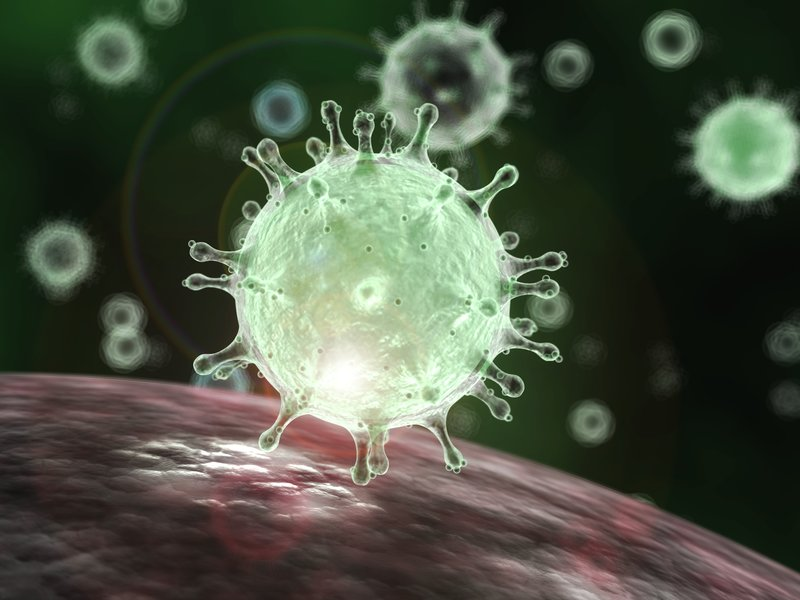
#> input picture assignment_3/images/COVID-19.jpg, 800 x 600 px, found by its file name
$ python image_creator.py
#> lines starting #> are read from the running program, lines starting #| are printed output that depends on the picture
import cv2 as cv
import numpy as np
from random import randint as rand

im_folder = 'images\\'


def read_images():
    # 800x600 (source img)
    a_img = cv.imread(im_folder + 'COVID-19.jpg')
#> a_img is the input picture: shape (600, 800, 3); mean B, G, R 65.9, 81.7, 74.3

    # 400x300
    b_img = cv.resize(a_img, (a_img.shape[1] // 2, a_img.shape[0] // 2))

    # 200x150
    c_img = cv.resize(a_img, (a_img.shape[1] // 4, a_img.shape[0] // 4))
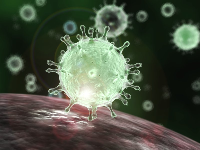
#> c_img: shape (150, 200, 3); mean B, G, R 66, 81.8, 74.4
    d_img = cv.resize(a_img, (a_img.shape[1] // 4, a_img.shape[0] // 4))
    e_img = cv.resize(a_img, (a_img.shape[1] // 4, a_img.shape[0] // 4))
    f_img = cv.resize(a_img, (a_img.shape[1] // 4, a_img.shape[0] // 4))

    return a_img, b_img, c_img, d_img, e_img, f_img


def apply_canny(image):
    edges = cv.Canny(image, 100, 200)
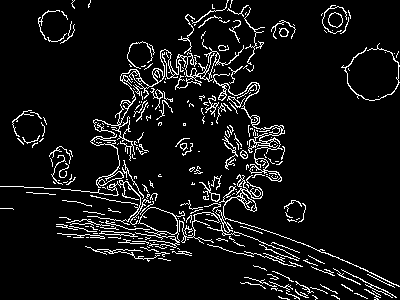
#> edges: shape (300, 400); 7.5% white in thin lines or dots
    image = cv.cvtColor(edges, cv.COLOR_GRAY2BGR)
#> image: shape (300, 400, 3); 7.5% white in thin lines or dots
    return image


def apply_averaging(image):
    return cv.blur(image, (15, 15))
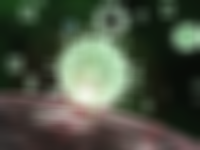
#> returned value: shape (150, 200, 3); mean of channels 0, 1, 2 66, 81.9, 74.5; drawn as B, G, R


def apply_gauss(image):
    return cv.GaussianBlur(image, (5, 5), 0)


def apply_custom(image):
    kernel = np.array([[-1, -1, -1],
                       [2, 4, 2],
                       [-1, -1, -1]])
    return cv.filter2D(image, -1, kernel)
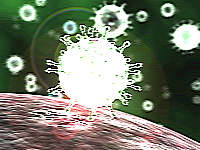
#> returned value: shape (150, 200, 3); mean of channels 0, 1, 2 107.6, 125.6, 119.2; drawn as B, G, R


def apply_random(image):
    result = image
    for y in range(image.shape[0]):
        for x in range(image.shape[1]):
            result[y, x] = [rand(0, 255), rand(0, 255), rand(0, 255)]
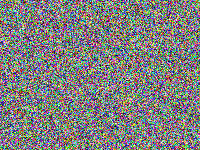
#> result: shape (150, 200, 3); mean B, G, R 126.4, 127.3, 127.6
    return result


def get_modified_images():
    a_img, b_img, c_img, d_img, e_img, f_img = read_images()
    b_img = apply_canny(b_img)
    c_img = apply_averaging(c_img)
    d_img = apply_gauss(d_img)
    e_img = apply_custom(e_img)
    f_img = apply_random(f_img)
    return a_img, b_img, c_img, d_img, e_img, f_img


def create_image():
    a_img, b_img, c_img, d_img, e_img, f_img = get_modified_images()

    # final image heigth is equal to source image heigth
    total_height = a_img.shape[0]
#> total_height = 600
    # but width is 1.5 times larger
    total_width = a_img.shape[1] + a_img.shape[1] // 2
#> total_width = 1200

    final_img = np.zeros((total_height, total_width, 3), dtype=np.uint8)

    def put_on_final_img(image, x, y):
#> called with x = 0, y = 0
        final_img[y:image.shape[0] + y, x:image.shape[1] + x] = image
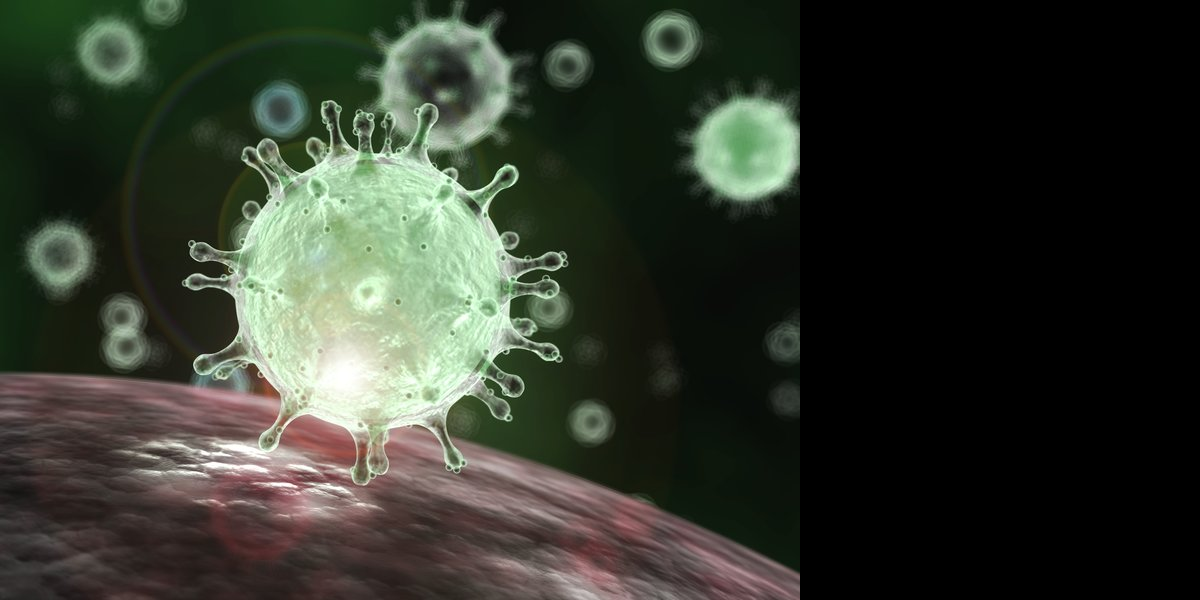
#> final_img: shape (600, 1200, 3); mean B, G, R 43.9, 54.5, 49.5

    current_y = 0
    current_x = 0

    # init image A
    put_on_final_img(a_img, current_x, current_y)

    # concat with image B
    current_x = a_img.shape[1]
#> current_x = 800
    put_on_final_img(b_img, current_x, current_y)

    # concat with image C
    current_y = b_img.shape[0]
#> current_y = 300
    put_on_final_img(c_img, current_x, current_y)

    # concat with image D
    current_x = a_img.shape[1] + c_img.shape[1]
#> current_x = 1000
    put_on_final_img(c_img, current_x, current_y)

    # concat with image E
    current_x = a_img.shape[1]
#> current_x = 800
    current_y = b_img.shape[0] + c_img.shape[0]
#> current_y = 450
    put_on_final_img(e_img, current_x, current_y)

    # concat with image F
    current_x = a_img.shape[1] + c_img.shape[1]
#> current_x = 1000
    put_on_final_img(f_img, current_x, current_y)
#> in put_on_final_img (call 6), `final_img[y:image.shape[0] + y, x:image.shape[1] + x] = image`:
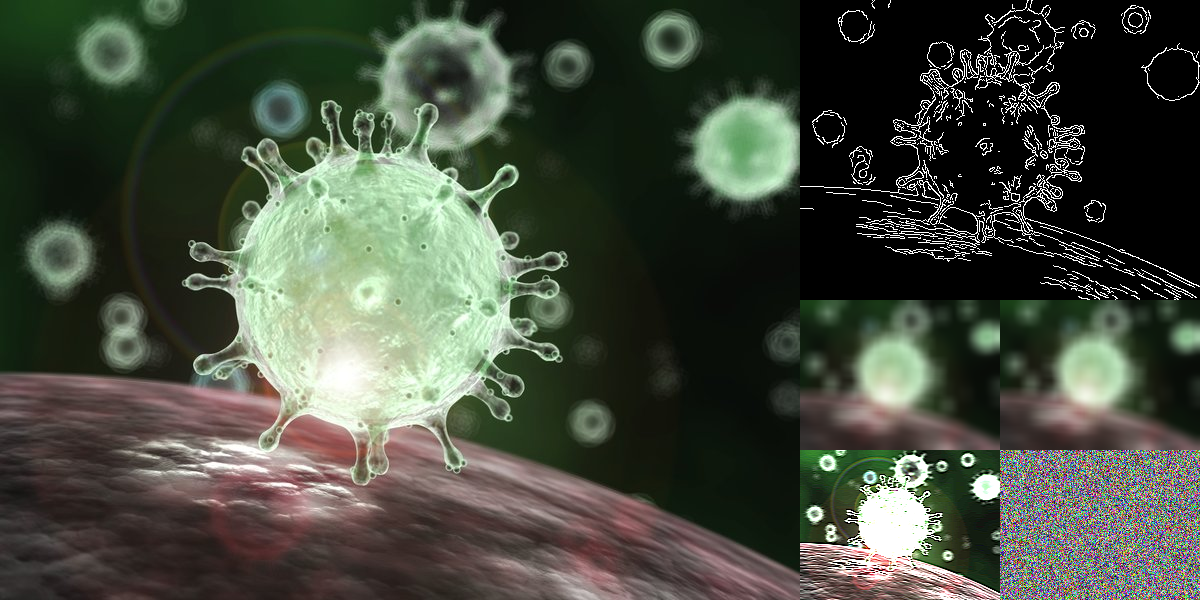
#> final_img: shape (600, 1200, 3); mean B, G, R 62.4, 75, 69.2

    cv.imwrite(im_folder + 'result.jpg', final_img)


create_image()
